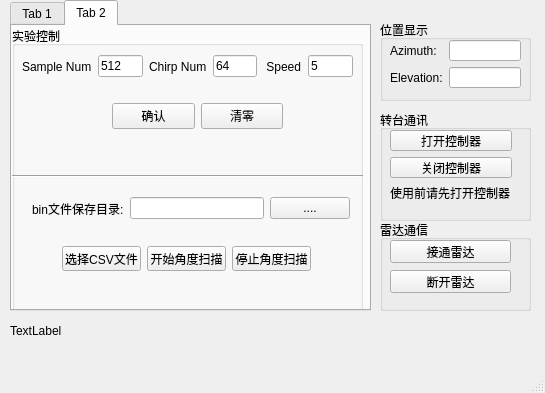
<?xml version="1.0" encoding="UTF-8"?>
<ui version="4.0">
 <class>MainWindow</class>
 <widget class="QMainWindow" name="MainWindow">
  <property name="geometry">
   <rect>
    <x>0</x>
    <y>0</y>
    <width>545</width>
    <height>393</height>
   </rect>
  </property>
  <property name="maximumSize">
   <size>
    <width>545</width>
    <height>393</height>
   </size>
  </property>
  <property name="windowTitle">
   <string>MainWindow</string>
  </property>
  <widget class="QWidget" name="centralwidget">
   <widget class="QTabWidget" name="tabWidget">
    <property name="geometry">
     <rect>
      <x>10</x>
      <y>0</y>
      <width>361</width>
      <height>311</height>
     </rect>
    </property>
    <property name="currentIndex">
     <number>1</number>
    </property>
    <widget class="QWidget" name="tab">
     <attribute name="title">
      <string>Tab 1</string>
     </attribute>
     <widget class="QGroupBox" name="groupBox_2">
      <property name="geometry">
       <rect>
        <x>0</x>
        <y>0</y>
        <width>351</width>
        <height>281</height>
       </rect>
      </property>
      <property name="title">
       <string>转台基本控制</string>
      </property>
      <layout class="QVBoxLayout" name="verticalLayout_2">
       <item>
        <layout class="QGridLayout" name="gridLayout">
         <item row="1" column="0">
          <widget class="QLabel" name="label_3">
           <property name="text">
            <string>位置       </string>
           </property>
          </widget>
         </item>
         <item row="0" column="1">
          <widget class="QComboBox" name="comboBox">
           <item>
            <property name="text">
             <string>Azimuth</string>
            </property>
           </item>
           <item>
            <property name="text">
             <string>Elevation</string>
            </property>
           </item>
          </widget>
         </item>
         <item row="0" column="0">
          <widget class="QLabel" name="label_2">
           <property name="text">
            <string>轴号</string>
           </property>
          </widget>
         </item>
         <item row="2" column="0">
          <widget class="QLabel" name="label_4">
           <property name="text">
            <string>速度</string>
           </property>
          </widget>
         </item>
         <item row="2" column="1">
          <widget class="QLineEdit" name="lineEdit_2"/>
         </item>
         <item row="1" column="1">
          <widget class="QLineEdit" name="lineEdit"/>
         </item>
        </layout>
       </item>
       <item>
        <layout class="QHBoxLayout" name="horizontalLayout_2">
         <item>
          <widget class="QRadioButton" name="radioButton">
           <property name="text">
            <string>绝对运动</string>
           </property>
          </widget>
         </item>
         <item>
          <widget class="QRadioButton" name="radioButton_2">
           <property name="text">
            <string>相对运动</string>
           </property>
          </widget>
         </item>
        </layout>
       </item>
       <item>
        <layout class="QHBoxLayout" name="horizontalLayout">
         <item>
          <widget class="QPushButton" name="pushButton_3">
           <property name="text">
            <string>启动</string>
           </property>
          </widget>
         </item>
         <item>
          <widget class="QPushButton" name="pushButton_5">
           <property name="text">
            <string>停止</string>
           </property>
          </widget>
         </item>
         <item>
          <widget class="QPushButton" name="pushButton_6">
           <property name="text">
            <string>置零</string>
           </property>
          </widget>
         </item>
         <item>
          <widget class="QPushButton" name="pushButton_7">
           <property name="text">
            <string>保存单帧数据</string>
           </property>
          </widget>
         </item>
        </layout>
       </item>
      </layout>
     </widget>
    </widget>
    <widget class="QWidget" name="tab_2">
     <attribute name="title">
      <string>Tab 2</string>
     </attribute>
     <widget class="QGroupBox" name="groupBox_3">
      <property name="geometry">
       <rect>
        <x>0</x>
        <y>0</y>
        <width>351</width>
        <height>291</height>
       </rect>
      </property>
      <property name="title">
       <string>实验控制</string>
      </property>
      <widget class="Line" name="line">
       <property name="geometry">
        <rect>
         <x>0</x>
         <y>140</y>
         <width>351</width>
         <height>20</height>
        </rect>
       </property>
       <property name="orientation">
        <enum>Qt::Horizontal</enum>
       </property>
      </widget>
      <widget class="QWidget" name="layoutWidget">
       <property name="geometry">
        <rect>
         <x>10</x>
         <y>20</y>
         <width>331</width>
         <height>41</height>
        </rect>
       </property>
       <layout class="QHBoxLayout" name="horizontalLayout_5">
        <item>
         <widget class="QLabel" name="label_8">
          <property name="text">
           <string>Sample Num</string>
          </property>
         </widget>
        </item>
        <item>
         <widget class="QLineEdit" name="lineEdit_sample_num">
          <property name="text">
           <string>512</string>
          </property>
         </widget>
        </item>
        <item>
         <widget class="QLabel" name="label_9">
          <property name="text">
           <string>Chirp Num</string>
          </property>
         </widget>
        </item>
        <item>
         <widget class="QLineEdit" name="lineEdit_chirp_num">
          <property name="text">
           <string>64</string>
          </property>
         </widget>
        </item>
        <item>
         <widget class="QLabel" name="label_10">
          <property name="text">
           <string> Speed</string>
          </property>
         </widget>
        </item>
        <item>
         <widget class="QLineEdit" name="lineEdit_speed">
          <property name="text">
           <string>5</string>
          </property>
         </widget>
        </item>
       </layout>
      </widget>
      <widget class="QWidget" name="layoutWidget">
       <property name="geometry">
        <rect>
         <x>100</x>
         <y>60</y>
         <width>171</width>
         <height>61</height>
        </rect>
       </property>
       <layout class="QHBoxLayout" name="horizontalLayout_7">
        <item>
         <widget class="QPushButton" name="pushButton_ok">
          <property name="text">
           <string>确认</string>
          </property>
         </widget>
        </item>
        <item>
         <widget class="QPushButton" name="pushButton_clear">
          <property name="text">
           <string>清零</string>
          </property>
         </widget>
        </item>
       </layout>
      </widget>
      <widget class="QWidget" name="layoutWidget">
       <property name="geometry">
        <rect>
         <x>50</x>
         <y>220</y>
         <width>249</width>
         <height>25</height>
        </rect>
       </property>
       <layout class="QHBoxLayout" name="horizontalLayout_4">
        <item>
         <widget class="QPushButton" name="pushButton_8">
          <property name="text">
           <string>选择CSV文件</string>
          </property>
         </widget>
        </item>
        <item>
         <widget class="QPushButton" name="pushButton_9">
          <property name="text">
           <string>开始角度扫描</string>
          </property>
         </widget>
        </item>
        <item>
         <widget class="QPushButton" name="pushButton_scan_stop">
          <property name="text">
           <string>停止角度扫描</string>
          </property>
         </widget>
        </item>
       </layout>
      </widget>
      <widget class="QWidget" name="layoutWidget">
       <property name="geometry">
        <rect>
         <x>20</x>
         <y>170</y>
         <width>318</width>
         <height>25</height>
        </rect>
       </property>
       <layout class="QHBoxLayout" name="horizontalLayout_3">
        <item>
         <widget class="QLabel" name="label_5">
          <property name="text">
           <string>bin文件保存目录:</string>
          </property>
          <property name="buddy">
           <cstring>lineEdit_6</cstring>
          </property>
         </widget>
        </item>
        <item>
         <widget class="QLineEdit" name="lineEdit_6">
          <property name="text">
           <string/>
          </property>
         </widget>
        </item>
        <item>
         <widget class="QPushButton" name="pushButton_4">
          <property name="text">
           <string>....</string>
          </property>
         </widget>
        </item>
       </layout>
      </widget>
     </widget>
    </widget>
   </widget>
   <widget class="QGroupBox" name="groupBox_4">
    <property name="geometry">
     <rect>
      <x>380</x>
      <y>20</y>
      <width>151</width>
      <height>81</height>
     </rect>
    </property>
    <property name="title">
     <string>位置显示</string>
    </property>
    <widget class="QWidget" name="layoutWidget">
     <property name="geometry">
      <rect>
       <x>10</x>
       <y>20</y>
       <width>131</width>
       <height>48</height>
      </rect>
     </property>
     <layout class="QFormLayout" name="formLayout">
      <item row="0" column="0">
       <widget class="QLabel" name="label_6">
        <property name="text">
         <string>Azimuth:</string>
        </property>
       </widget>
      </item>
      <item row="0" column="1">
       <widget class="QLineEdit" name="lineEdit_azimuth"/>
      </item>
      <item row="1" column="0">
       <widget class="QLabel" name="label_7">
        <property name="text">
         <string>Elevation:</string>
        </property>
       </widget>
      </item>
      <item row="1" column="1">
       <widget class="QLineEdit" name="lineEdit_7"/>
      </item>
     </layout>
    </widget>
   </widget>
   <widget class="QGroupBox" name="groupBox">
    <property name="geometry">
     <rect>
      <x>380</x>
      <y>110</y>
      <width>151</width>
      <height>111</height>
     </rect>
    </property>
    <property name="title">
     <string>转台通讯</string>
    </property>
    <widget class="QWidget" name="layoutWidget">
     <property name="geometry">
      <rect>
       <x>10</x>
       <y>20</y>
       <width>122</width>
       <height>72</height>
      </rect>
     </property>
     <layout class="QVBoxLayout" name="verticalLayout_3">
      <item>
       <widget class="QPushButton" name="pushButton_device_open">
        <property name="text">
         <string>打开控制器</string>
        </property>
       </widget>
      </item>
      <item>
       <widget class="QPushButton" name="pushButton_device_close">
        <property name="text">
         <string>关闭控制器</string>
        </property>
       </widget>
      </item>
      <item>
       <widget class="QLabel" name="label">
        <property name="text">
         <string>使用前请先打开控制器</string>
        </property>
       </widget>
      </item>
     </layout>
    </widget>
   </widget>
   <widget class="QGroupBox" name="groupBox_5">
    <property name="geometry">
     <rect>
      <x>380</x>
      <y>220</y>
      <width>151</width>
      <height>91</height>
     </rect>
    </property>
    <property name="title">
     <string>雷达通信</string>
    </property>
    <widget class="QPushButton" name="pushButton_11">
     <property name="geometry">
      <rect>
       <x>10</x>
       <y>20</y>
       <width>121</width>
       <height>23</height>
      </rect>
     </property>
     <property name="text">
      <string>接通雷达</string>
     </property>
    </widget>
    <widget class="QPushButton" name="pushButton_12">
     <property name="geometry">
      <rect>
       <x>10</x>
       <y>50</y>
       <width>121</width>
       <height>23</height>
      </rect>
     </property>
     <property name="text">
      <string>断开雷达</string>
     </property>
    </widget>
   </widget>
   <widget class="QWidget" name="layoutWidget">
    <property name="geometry">
     <rect>
      <x>0</x>
      <y>0</y>
      <width>2</width>
      <height>2</height>
     </rect>
    </property>
    <layout class="QHBoxLayout" name="horizontalLayout_6"/>
   </widget>
   <widget class="QLabel" name="label_status">
    <property name="geometry">
     <rect>
      <x>10</x>
      <y>320</y>
      <width>531</width>
      <height>21</height>
     </rect>
    </property>
    <property name="text">
     <string>TextLabel</string>
    </property>
   </widget>
  </widget>
  <widget class="QMenuBar" name="menubar">
   <property name="geometry">
    <rect>
     <x>0</x>
     <y>0</y>
     <width>545</width>
     <height>23</height>
    </rect>
   </property>
  </widget>
  <widget class="QStatusBar" name="statusbar"/>
 </widget>
 <tabstops>
  <tabstop>tabWidget</tabstop>
  <tabstop>pushButton_device_open</tabstop>
  <tabstop>pushButton_device_close</tabstop>
  <tabstop>pushButton_11</tabstop>
  <tabstop>pushButton_12</tabstop>
  <tabstop>comboBox</tabstop>
  <tabstop>lineEdit</tabstop>
  <tabstop>lineEdit_2</tabstop>
  <tabstop>radioButton</tabstop>
  <tabstop>radioButton_2</tabstop>
  <tabstop>pushButton_3</tabstop>
  <tabstop>pushButton_5</tabstop>
  <tabstop>pushButton_6</tabstop>
  <tabstop>pushButton_7</tabstop>
  <tabstop>lineEdit_sample_num</tabstop>
  <tabstop>lineEdit_chirp_num</tabstop>
  <tabstop>lineEdit_speed</tabstop>
  <tabstop>pushButton_ok</tabstop>
  <tabstop>pushButton_clear</tabstop>
  <tabstop>lineEdit_6</tabstop>
  <tabstop>pushButton_4</tabstop>
  <tabstop>pushButton_8</tabstop>
  <tabstop>pushButton_9</tabstop>
  <tabstop>pushButton_scan_stop</tabstop>
  <tabstop>lineEdit_7</tabstop>
  <tabstop>lineEdit_azimuth</tabstop>
 </tabstops>
 <resources/>
 <connections>
  <connection>
   <sender>pushButton_clear</sender>
   <signal>clicked()</signal>
   <receiver>lineEdit_sample_num</receiver>
   <slot>clear()</slot>
   <hints>
    <hint type="sourcelabel">
     <x>238</x>
     <y>130</y>
    </hint>
    <hint type="destinationlabel">
     <x>113</x>
     <y>89</y>
    </hint>
   </hints>
  </connection>
  <connection>
   <sender>pushButton_clear</sender>
   <signal>clicked()</signal>
   <receiver>lineEdit_chirp_num</receiver>
   <slot>clear()</slot>
   <hints>
    <hint type="sourcelabel">
     <x>246</x>
     <y>124</y>
    </hint>
    <hint type="destinationlabel">
     <x>231</x>
     <y>80</y>
    </hint>
   </hints>
  </connection>
  <connection>
   <sender>pushButton_clear</sender>
   <signal>clicked()</signal>
   <receiver>lineEdit_speed</receiver>
   <slot>clear()</slot>
   <hints>
    <hint type="sourcelabel">
     <x>264</x>
     <y>132</y>
    </hint>
    <hint type="destinationlabel">
     <x>331</x>
     <y>90</y>
    </hint>
   </hints>
  </connection>
 </connections>
</ui>
